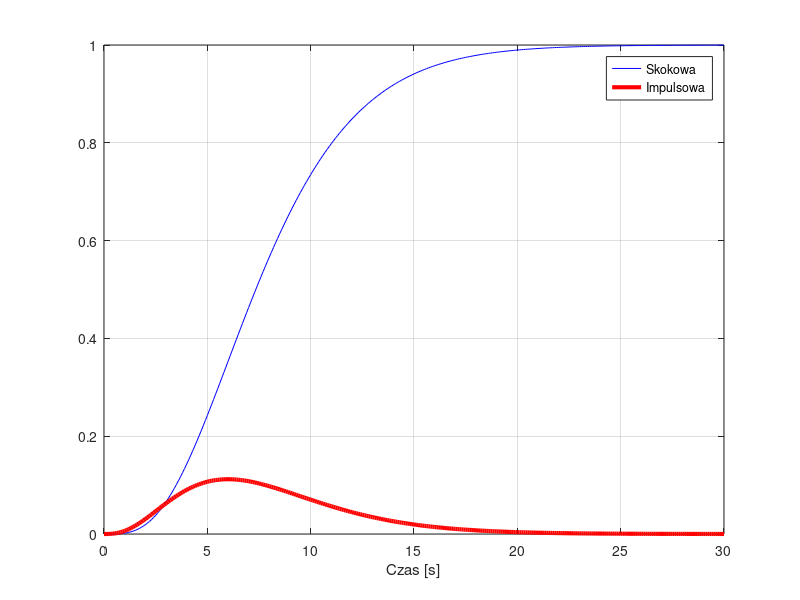

Write the MATLAB code that produced this figure. (Note: this script raises an error after producing the figure.)
clear all, clc, close all

s = tf('s')

k = 1
T = 2

% return

gr_linii = 3;
t = (0:0.1:30)';

disp('-------------------------------')

disp('Inercyjny n-rzedu (4)')   % 4 rzad
in4 = k/((s*T+1)^4)

y1 = step(in4,t);
y2 = impulse(in4,t);
plot(t,y1, 'b',t,y2, 'r','LineWidth',gr_linii)
legend('Skokowa','Impulsowa')
xlabel('Czas [s]')

grid on



%%
t = (0:0.1:50)';

T0 = 2.6
B = 12.2
T1 = B - T0
disp('Obiekt ktorym przyblizamy')
przybl = tf(k,[T1 1],'InputDelay',T0)

figure(2)
y3=step(in4,t);
%hold on
y4=step(przybl,t);
plot(t,y3, 'b','LineWidth',gr_linii)
hold on
plot(t,y4, 'r','LineWidth',gr_linii)

legend('orygin','approx')
xlabel('Czas [s]')







